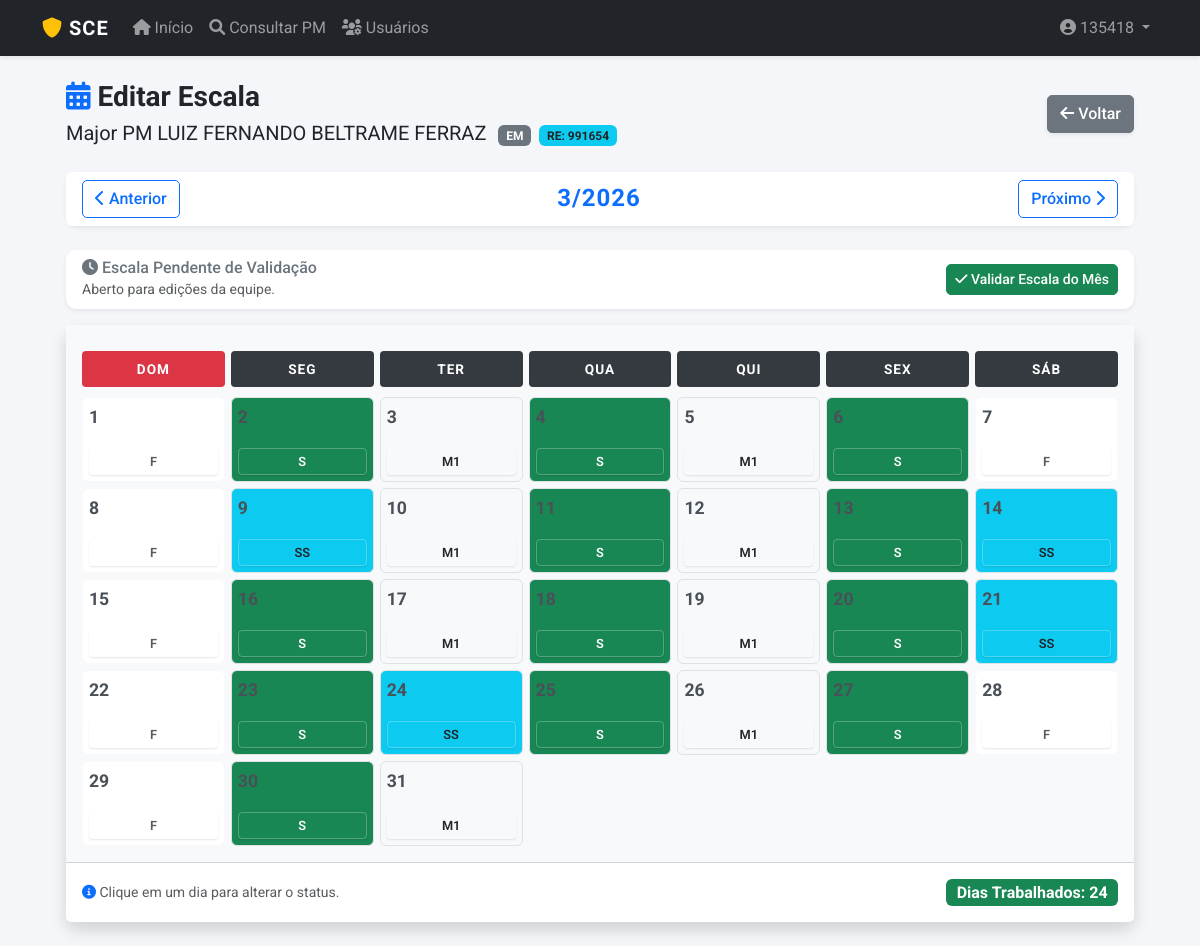
Before: /escala/3 (signed in) with the older database file.
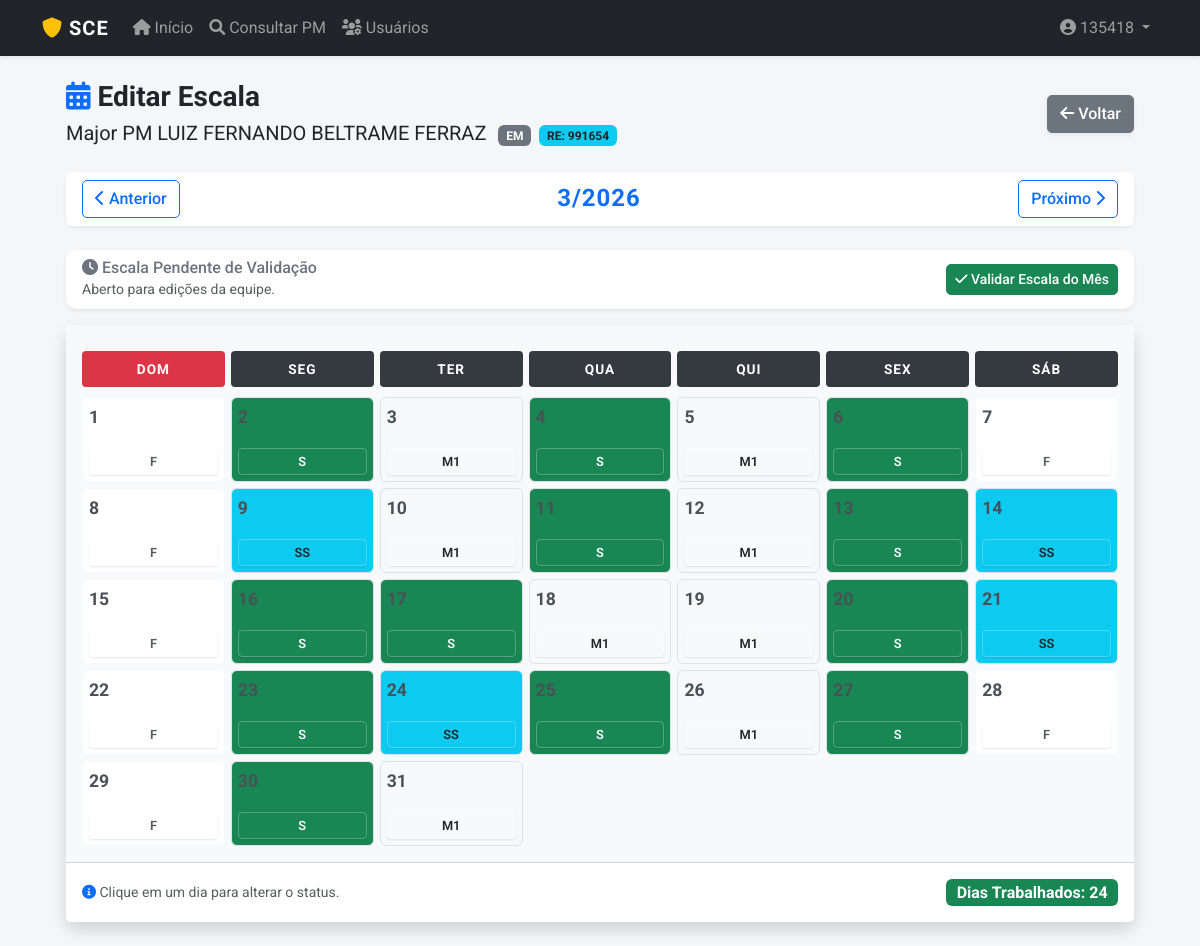
After: the same page with the newer database file.
### app.py (models this page shows)
class AlteracaoEscala(db.Model):
    id = db.Column(db.Integer, primary_key=True)
    policial_id = db.Column(db.Integer, db.ForeignKey('policial.id'))
    data = db.Column(db.Date)
    valor = db.Column(db.String(10))
    motivo = db.Column(db.String(200))

### app.py (the view)
@app.route('/escala/<int:id_pm>')
@login_required
def escala(id_pm):
    pm = db.session.get(Policial, id_pm)
    hoje = datetime.now()
    mes = request.args.get('mes', hoje.month, type=int)
    ano = request.args.get('ano', hoje.year, type=int)
    p_dia, u_dia = calendar.monthrange(ano, mes)
    dias_vazios = (p_dia + 1) % 7
    escala_vis = []; total_trabalhado = 0
    siglas_folga = ['F', 'A', 'F*', 'JM', 'FM', 'DS', 'DR', 'FR', 'PF', 'CV', 'LTS', 'EAP', 'LT', 'LG', 'PT', 'LA', 'NP', 'FN', 'FS']
    for d in range(1, u_dia + 1):
        dt = datetime(ano, mes, d)
        sigla = calcular_escala_dia(pm, dt)
        if sigla not in siglas_folga: total_trabalhado += 1
        cor = 'bg-light'
        if sigla in siglas_folga: cor = 'bg-white text-muted border-light'
        elif sigla in ['S', 'S/1', 'S/2', 'S/8' 'M1', 'M2']: cor = 'bg-success text-white'
        elif sigla in ['S/3', 'S/4', 'S/5', 'S/6', 'S/7']: cor = 'bg-primary text-white'
        elif sigla in ['LTS', 'CV', 'FN', 'FS']: cor = 'bg-warning text-dark'
        elif sigla in ['SS', 'SR', 'EE']: cor = 'bg-info text-dark'
        elif sigla in ['LP']: cor = 'bg-info text-white', 'Licença Prêmio'
        elif sigla in ['LSV']: cor = 'bg-secondary text-white', 'Licença S/ Venc.'
        elif sigla in ['AD']: cor = 'bg-primary text-white', 'Adido (Outra OPM)'
        escala_vis.append({'dia': d, 'valor': sigla, 'classe': cor, 'data_iso': dt.strftime('%Y-%m-%d')})
    nav = {'ant_m': mes-1 if mes>1 else 12, 'ant_a': ano if mes>1 else ano-1, 'prox_m': mes+1 if mes<12 else 1, 'prox_a': ano if mes<12 else ano+1}
    validacao = ValidacaoMensal.query.filter_by(policial_id=id_pm, mes=mes, ano=ano).first()
    return render_template('editar.html', pm=pm, mes=mes, ano=ano, escala=escala_vis, dias_vazios=dias_vazios, totais={'trabalhado': total_trabalhado}, nav=nav, validacao=validacao, current_user=current_user)

### app.py (called while the page is built)
@login_manager.user_loader
def load_user(user_id):
    return db.session.get(Usuario, int(user_id))

def e_feriado(data_obj):
    if isinstance(data_obj, datetime): data = data_obj.date()
    else: data = data_obj
    feriados = [(1, 1), (21, 4), (1, 5), (9, 7), (12, 10), (2, 11), (15, 11), (25, 12)]
    return (data.day, data.month) in feriados

### templates/editar.html (shortened to what the changed rows need)
{% extends "base.html" %}
{% block content %}
<div class="container-fluid px-4">
    <div class="card shadow border-0">
        <div class="card-body p-3 bg-light">
            <div class="calendar-grid">
                {% for dia in escala %}
                    <div class="calendar-day {{ dia.classe }}"
                         onclick="prepararModal('{{ dia.data_iso }}', '{{ dia.valor }}')">
                        <div class="d-flex justify-content-between align-items-start">
                            <span class="day-number">{{ dia.dia }}</span>
                        </div>
                        <div class="day-value border border-white border-opacity-25">
                            {{ dia.valor }}
                        </div>
                    </div>
                {% endfor %}
            </div>
        </div>
    </div>
</div>
{% endblock %}

Changed rows visible on the page:
no longer on this page (row edited): AlteracaoEscala: dia "17", valor "M1"
added AlteracaoEscala: dia "18", valor "M1"
